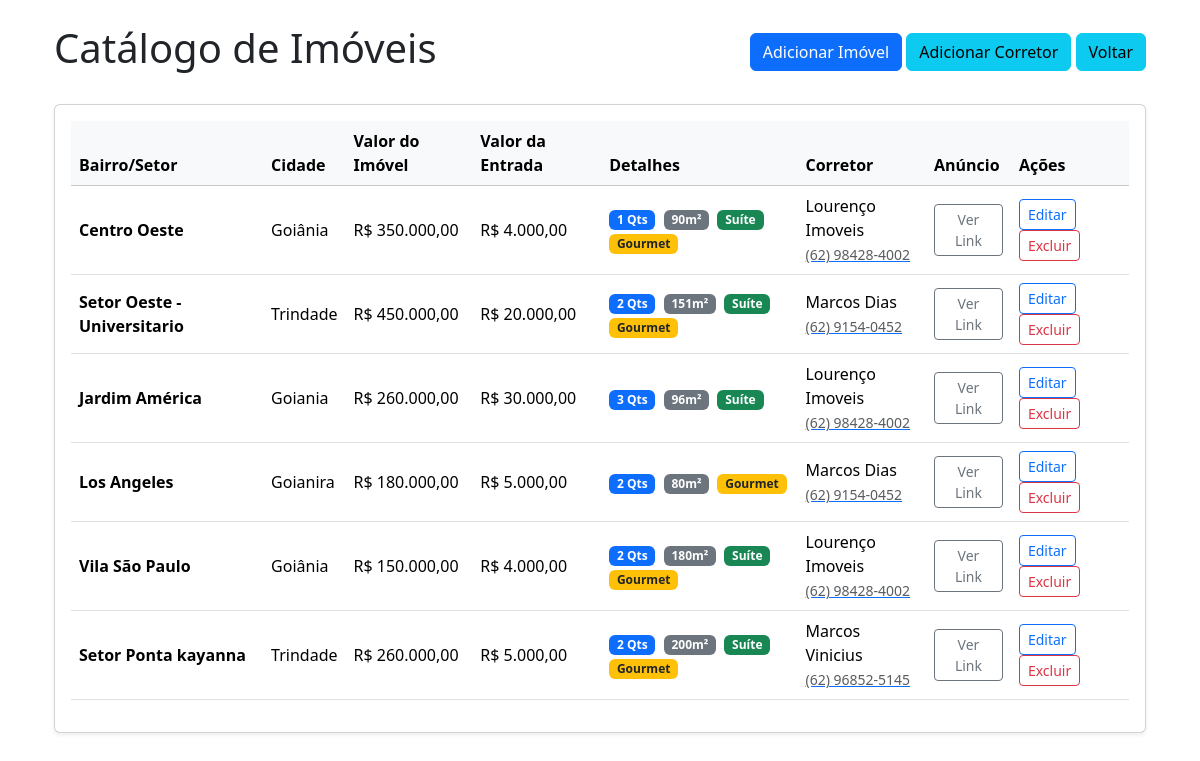
Before: /imoveis with the older database file.
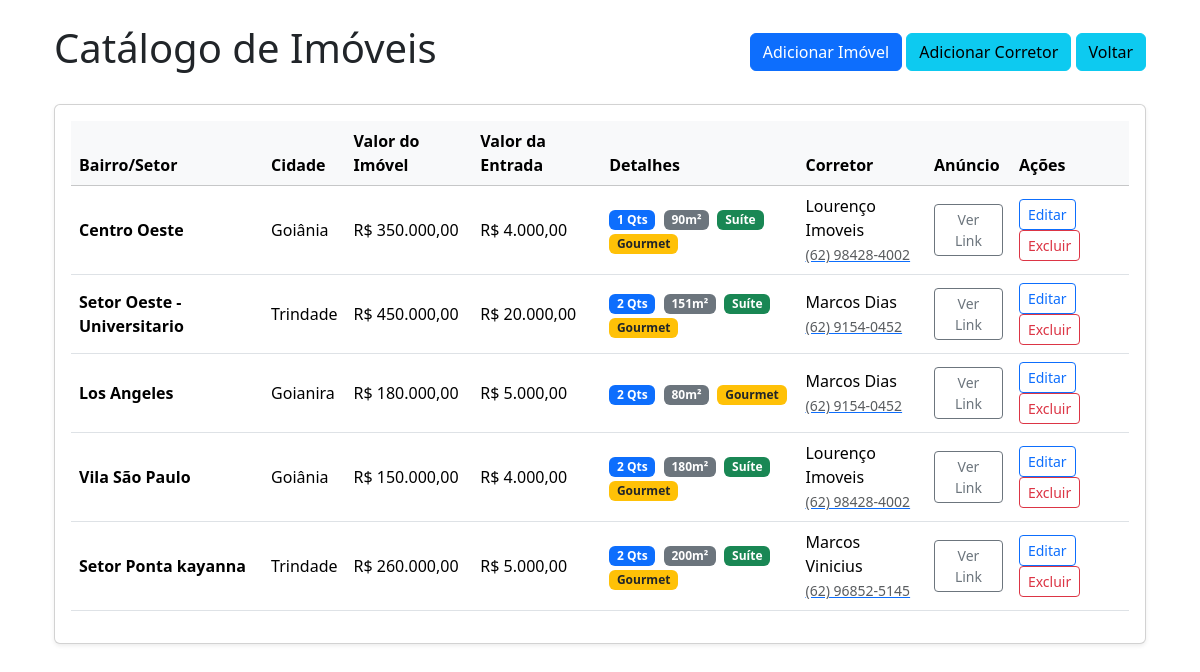
After: the same page with the newer database file.
### models.py (models this page shows, shortened)
class Imoveis(db.Model):
    __tablename__ = 'Imoveis'
    id = db.Column(db.Integer, primary_key=True,autoincrement=True)
    bairro = db.Column(db.String, nullable=False)
    cidade = db.Column(db.String, nullable=False)
    estado = db.Column(db.String, nullable=False, default='Go')
    preco = db.Column(db.Integer, nullable=False)
    quartos = db.Column(db.Integer, nullable=False)
    area_total = db.Column(db.String)
    area_construida = db.Column(db.String)
    area_gourmet = db.Column(db.String)
    suite = db.Column(db.String)
    valor_entrada = db.Column(db.Integer)
    link_anuncio = db.Column(db.String, nullable=False)
    id_corretor = db.Column(db.Integer, db.ForeignKey('Corretores.id'), nullable=False)
    corretor = db.relationship('Corretores', backref='Imoveis')

class Corretores(db.Model):
    __tablename__ = 'Corretores'
    id = db.Column(db.Integer, primary_key=True, autoincrement=True)
    nome = db.Column(db.String,nullable=False)
    contato = db.Column(db.String, nullable=False)

### routes.py (the view)
@rotas.route('/imoveis')
def index():
 imoveis = Imoveis.query.order_by(Imoveis.id)
 return render_template('index.html', lista_de_imoveis=imoveis)

### templates/index.html (shortened to what this page needs)
{% extends 'base.html' %}
{% block content %}
<div class="d-flex justify-content-between align-items-center mb-4">
    <h1>Catálogo de Imóveis</h1>
    <div>
        <a href="/cadastrar_imovel_template" class="btn btn-primary">Adicionar Imóvel</a>
        <a href="/cadastrar_corretor_template" class="btn btn-info">Adicionar Corretor</a>
        <a href="{{url_for('rotas.home')}}" class="btn btn-info">Voltar</a>
    </div>
</div>
<div class="card shadow-sm">
    <div class="card-body">
        <div class="table-responsive">
            <table class="table table-hover align-middle">
                <thead class="table-light">
                    <tr>
                        <th scope="col">Bairro/Setor</th>
                        <th scope="col">Cidade</th>
                        <th scope="col">Valor do Imóvel</th>
                        <th scope="col">Valor da Entrada</th>
                        <th scope="col">Detalhes</th>
                        <th scope="col">Corretor</th>
                        <th scope="col">Anúncio</th>
                        <th scope="col">Ações</th>
                    </tr>
                </thead>
                <tbody>
                    {% for imovel in lista_de_imoveis %}
                    <tr>
                        <td><strong>{{ imovel.bairro }}</strong></td>
                        <td>{{ imovel.cidade }}</td>
                        <td>{{ imovel.preco }}</td>
                        <td>{{ imovel.valor_entrada }}</td>
                        <td>
                            <span class="badge bg-primary me-1">{{ imovel.quartos }} Qts</span>
                            <span class="badge bg-secondary me-1">{{ imovel.area_total }}</span>
                            {% if imovel.suite == 'Sim' %}
                                <span class="badge bg-success">Suíte</span>
                            {% endif %}
                            {% if imovel.area_gourmet == 'Sim' %}
                                <span class="badge bg-warning text-dark">Gourmet</span>
                            {% endif %}
                        </td>
                        <td>
                            <div>{{ imovel.corretor.nome }}</div>
                            <a href="#"><small class="text-muted">{{ imovel.corretor.contato }}</small></a>
                        </td>
                        <td>
                            <a href="{{ imovel.link_anuncio }}" class="btn btn-outline-secondary btn-sm" target="_blank">
                                Ver Link
                            </a>
                        </td>
                        <td>
                            <a href="{{url_for('rotas.editar', id=imovel.id )}}" class="btn btn-outline-primary btn-sm target="_blank">Editar</a>
                            <a href="{{url_for('rotas.deletar', id=imovel.id)}}" class="btn btn-outline-danger btn-sm ">Excluir</a>
                        </td>
                    </tr>
                    {% endfor %}
                </tbody>
            </table>
        </div>
    </div>
</div>
{% endblock %}

### templates/base.html (shortened to what this page needs)
<!doctype html>
<html lang="pt-br">
<head>
   <link rel="stylesheet" href="{{url_for('static', filename='bootstrap.css')}}">
</head>
<body>
    <div class="container">
     <div class="container mt-4">
        {% block content %}{% endblock %}
     </div>
    </div>
</body>
</html>

Changed rows visible on the page:
removed Imoveis: bairro "Jardim América", cidade "Goiania", preco "R$ 260.000,00", valor_entrada "R$ 30.000,00", quartos "3", area_total "96m²", suite "Suíte", corretor.nome "Lourenço Imoveis", corretor.contato "(62) 98428-4002"
